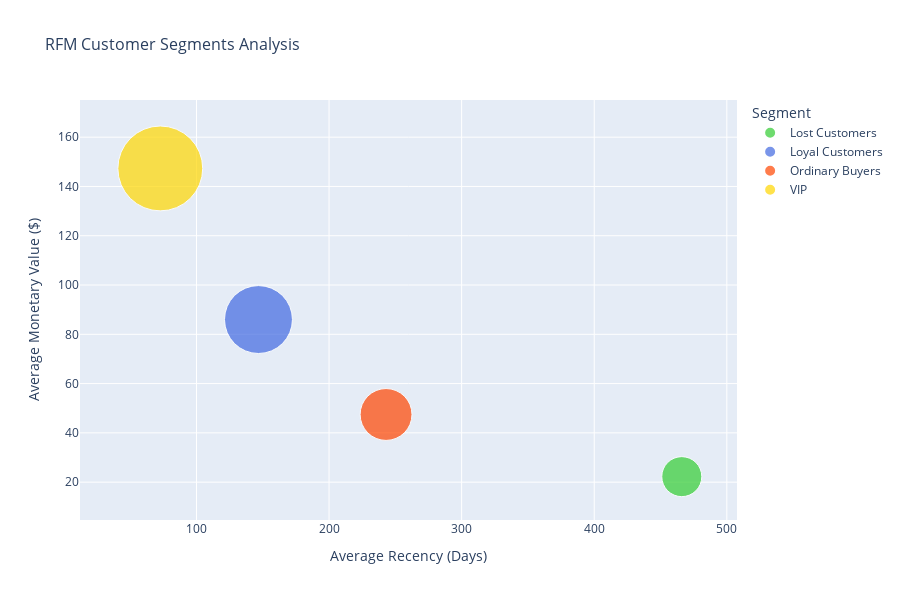

Notebook code cell kept with this figure:
### Code cell
# Create RFM averages data for visualization
rfm_avg = customer_features1.reset_index()
rfm_avg = rfm_avg.rename(columns={
    'Recency': 'RecencyMean',
    'Frequency': 'FrequencyMean', 
    'Monetary': 'MonetaryMean',
    'index': 'Segment'
})
        
# Enhanced interactive scatter plot function
def create_enhanced_scatter_plot(rfm_data, title_suffix=""):
    """
    Create enhanced interactive scatter plot for RFM analysis
    """
    fig = px.scatter(
        rfm_data, 
        x="RecencyMean", 
        y="MonetaryMean", 
        size="FrequencyMean", 
        color="Segment",
        hover_name="Segment",
        hover_data={
            'RecencyMean': ':.1f',
            'MonetaryMean': ':.0f', 
            'FrequencyMean': ':.1f'
        },
        size_max=60,
        title=f"RFM Customer Segments Analysis{title_suffix}",
        labels={
            'RecencyMean': 'Average Recency (Days)',
            'MonetaryMean': 'Average Monetary Value ($)',
            'FrequencyMean': 'Average Frequency'
        },
        color_discrete_map={
            'VIP': '#FFD700',
            'Loyal Customers': '#4169E1', 
            'Ordinary Buyers': '#FF4500',
            'Lost Customers': '#32CD32'
        }
    )
    
    fig.update_layout(
        width=900,
        height=600,
        showlegend=True,
        font=dict(size=12),
        title_font_size=16
    )
    
    return fig

# Create and display the plot
fig = create_enhanced_scatter_plot(rfm_avg)
fig.show()

### Figure 1 — Plotly figure (JSON) as saved in the notebook; plotly's stock layout.template omitted (floating-point values rounded to 4 significant figures)
{"data": [{"customdata": [[3.57]], "hovertemplate": "<b>%{hovertext}</b><br><br>Segment=Lost Customers<br>Average Recency (Days)=%{x:.1f}<br>Average Monetary Value ($)=%{y:.0f}<br>Average Frequency=%{customdata[0]:.1f}<extra></extra>", "hovertext": ["Lost Customers"], "legendgroup": "Lost Customers", "marker": {"color": "#32CD32", "size": [3.57], "sizemode": "area", "sizeref": 0.004461, "symbol": "circle"}, "mode": "markers", "name": "Lost Customers", "orientation": "v", "showlegend": true, "type": "scatter", "x": [466.0], "xaxis": "x", "y": [22.24], "yaxis": "y"}, {"customdata": [[10.29]], "hovertemplate": "<b>%{hovertext}</b><br><br>Segment=Loyal Customers<br>Average Recency (Days)=%{x:.1f}<br>Average Monetary Value ($)=%{y:.0f}<br>Average Frequency=%{customdata[0]:.1f}<extra></extra>", "hovertext": ["Loyal Customers"], "legendgroup": "Loyal Customers", "marker": {"color": "#4169E1", "size": [10.29], "sizemode": "area", "sizeref": 0.004461, "symbol": "circle"}, "mode": "markers", "name": "Loyal Customers", "orientation": "v", "showlegend": true, "type": "scatter", "x": [146.8], "xaxis": "x", "y": [85.99], "yaxis": "y"}, {"customdata": [[5.998]], "hovertemplate": "<b>%{hovertext}</b><br><br>Segment=Ordinary Buyers<br>Average Recency (Days)=%{x:.1f}<br>Average Monetary Value ($)=%{y:.0f}<br>Average Frequency=%{customdata[0]:.1f}<extra></extra>", "hovertext": ["Ordinary Buyers"], "legendgroup": "Ordinary Buyers", "marker": {"color": "#FF4500", "size": [5.998], "sizemode": "area", "sizeref": 0.004461, "symbol": "circle"}, "mode": "markers", "name": "Ordinary Buyers", "orientation": "v", "showlegend": true, "type": "scatter", "x": [243.0], "xaxis": "x", "y": [47.46], "yaxis": "y"}, {"customdata": [[16.06]], "hovertemplate": "<b>%{hovertext}</b><br><br>Segment=VIP<br>Average Recency (Days)=%{x:.1f}<br>Average Monetary Value ($)=%{y:.0f}<br>Average Frequency=%{customdata[0]:.1f}<extra></extra>", "hovertext": ["VIP"], "legendgroup": "VIP", "marker": {"color": "#FFD700", "size": [16.06], "sizemode": "area", "sizeref": 0.004461, "symbol": "circle"}, "mode": "markers", "name": "VIP", "orientation": "v", "showlegend": true, "type": "scatter", "x": [72.71], "xaxis": "x", "y": [147.3], "yaxis": "y"}], "layout": {"font": {"size": 12}, "height": 600, "legend": {"itemsizing": "constant", "title": {"text": "Segment"}, "tracegroupgap": 0}, "showlegend": true, "title": {"font": {"size": 16}, "text": "RFM Customer Segments Analysis"}, "width": 900, "xaxis": {"anchor": "y", "domain": [0, 1], "title": {"text": "Average Recency (Days)"}}, "yaxis": {"anchor": "x", "domain": [0, 1], "title": {"text": "Average Monetary Value ($)"}}}}
